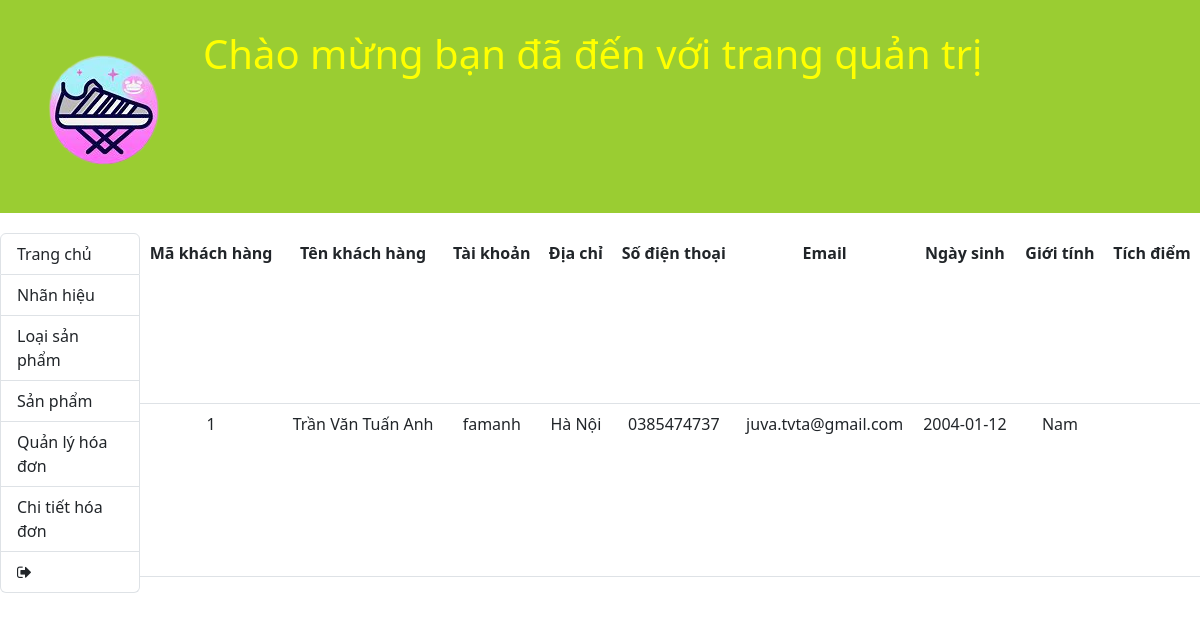
Page /admin/ql-khach-hang.php (signed in) on the committed database.
### tables this page shows
CREATE TABLE khach_hang (
    maKH int PRIMARY KEY AUTO_INCREMENT,
    tenKH VARCHAR(200) NOT NULL,
    taiKhoan varchar(200) NOT NULL UNIQUE,  
    matKhau VARCHAR(200) NOT NULL,
    diaChi VARCHAR(200) NOT NULL,
    dienThoai VARCHAR(11) NOT NULL UNIQUE,
    email VARCHAR(200) NOT NULL UNIQUE,
    ngaySinh DATE,
    ngayCapNhat DATETIME,
    gioiTinh tinyint,
    tichDiem int,
    trangThai tinyint
);

### admin/connection.php (called while the page is built, shortened)
<?php
$hosting = "localhost";
$username = "root";
$password = "";
$database = "shopbangiay";
function get_connection()
{
    global $hosting, $username, $password, $database;
    $cnn = new mysqli($hosting, $username, $password, $database);
    return $cnn;
}
function select_database($sql)
{
    $connect = get_connection();
    $result = $connect->query($sql);
    return $result;
}

### admin/ql-khach-hang.php (the view, shortened to what this page needs)
<?php require_once'connection.php' ?>
<!DOCTYPE html>
<html lang="en">
<head>
</head>
<body>
    <?php require_once 'header.php'; ?>
    <div style="display: flex; flex-direction: row;" >
        <?php require_once 'navigation.php' ?>
        <table class="table" style="text-align: center;">
            <th>Mã khách hàng</th>
            <th>Tên khách hàng</th>
            <th>Tài khoản</th>
            <th>Địa chỉ</th>
            <th>Số điện thoại</th>
            <th>Email</th>
            <th>Ngày sinh</th>
            <th>Giới tính</th>
            <th>Tích điểm</th>
            <?php
                $sql = "SELECT * FROM khach_hang";
                $result = select_database($sql);
                foreach($result as $row) {
                    echo "
                        <tr style=\"text-align: center;\">";
                        echo "
                            <td>". $row['maKH'] ."</td>
                            <td>". $row['tenKH'] ."</td>
                            <td>". $row['taiKhoan'] ."</td>
                            <td>". $row['diaChi'] ."</td>
                            <td>". $row['dienThoai'] ."</td>
                            <td>". $row['email'] ."</td>
                            <td>". $row['ngaySinh'] ."</td>";
                        if($row['gioiTinh'] == 0) {
                            echo "<td>Nam</td>";
                        } else {
                            echo "<td>Nữ</td>";
                        }
                        echo "<td>". $row['tichDiem'] ."</td>";
                        echo "</tr>";
                }
            ?>
        </table>
    </div>
</body>
</html>

### css/admin.css (style rules this page uses)
* { padding: 0px; margin: 0px; box-sizing: border-box; }

### rows in the picture
khach_hang: maKH "1", tenKH "Trần Văn Tuấn Anh", taiKhoan "famanh", diaChi "Hà Nội", dienThoai "0385474737", email "juva.tvta@gmail.com", ngaySinh "2004-01-12", gioiTinh "Nam"
